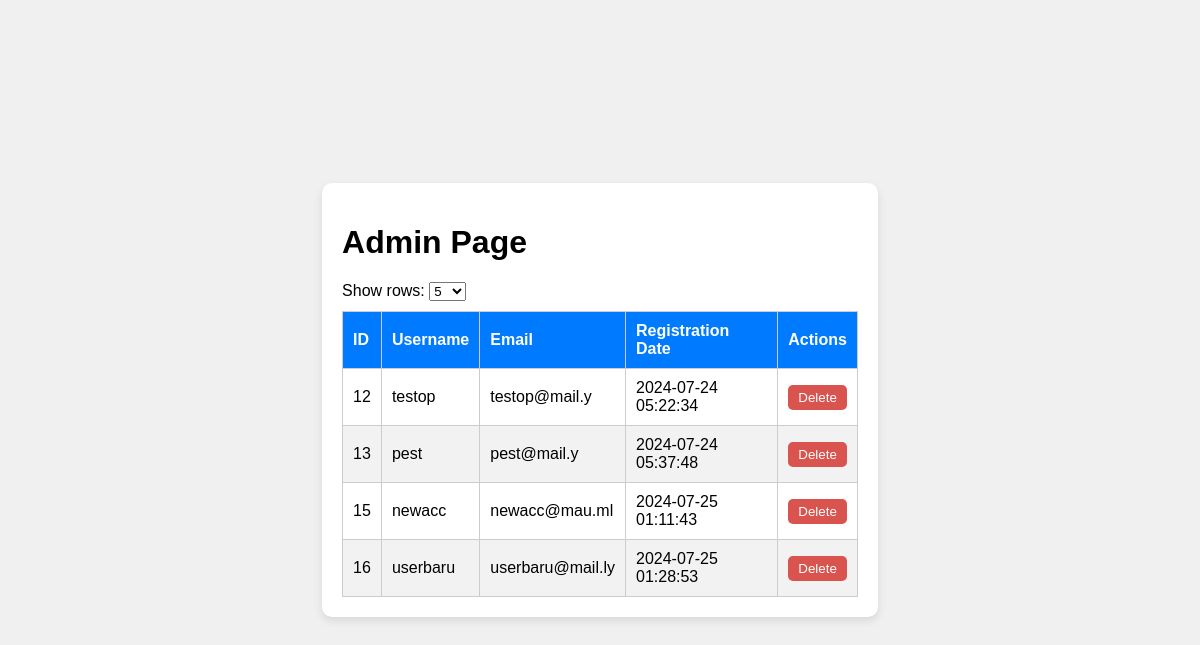
The page /nao/adminao/naoh.php (signed in) on the database its author committed.
### tables this page shows
CREATE TABLE `nao_user` (
  `id` int(11) NOT NULL AUTO_INCREMENT,
  `email` varchar(100) NOT NULL,
  `username` varchar(15) NOT NULL,
  `password` varchar(10) NOT NULL,
  `tgl_regis` datetime NOT NULL,
  PRIMARY KEY (`id`),
  UNIQUE KEY `email` (`email`),
  UNIQUE KEY `username` (`username`),
  UNIQUE KEY `password` (`password`)
);

### nao/adminao/naoh.php (the view, shortened to what this page needs)
<?php
$host = "localhost";
$user = "root";
$password = "admine123";
$dbname = "naohosting";
$conn = new mysqli($host, $user, $password, $dbname);
$sql = "SELECT id, username, email, tgl_regis FROM nao_user";
$result = $conn->query($sql);
$users = [];
while ($row = $result->fetch_assoc()) {
    $users[] = $row;
}
?>
<!DOCTYPE html>
<html lang="en">
<head>
</head>
<body>
    <div class="container">
        <h1>Admin Page</h1>
        <div class="filter">
            <label for="rows">Show rows: </label>
            <select id="rows" onchange="filterRows()">
                <option value="5">5</option>
            </select>
        </div>
        <table>
            <thead>
                <tr>
                    <th>ID</th>
                    <th>Username</th>
                    <th>Email</th>
                    <th>Registration Date</th>
                    <th class="actions">Actions</th>
                </tr>
            </thead>
            <tbody id="userTable">
                <?php foreach ($users as $user): ?>
                    <tr>
                        <td><?= htmlspecialchars($user['id']) ?></td>
                        <td><?= htmlspecialchars($user['username']) ?></td>
                        <td><?= htmlspecialchars($user['email']) ?></td>
                        <td><?= htmlspecialchars($user['tgl_regis']) ?></td>
                        <td class="actions">
                            <form action="" method="post" style="display:inline;">
                                <button type="submit" name="delete">Delete</button>
                            </form>
                        </td>
                    </tr>
                <?php endforeach; ?>
            </tbody>
        </table>
    </div>
</body>
</html>

### nao/adminao/naoh.php (style rules this page uses)
body, html { height: 100%; margin: 0; display: flex; justify-content: center; align-items: center; font-family: Arial, sans-serif; background-color: #f0f0f0; }
.container { width: 90%; max-width: 1200px; background-color: white; padding: 20px; border-radius: 10px; box-shadow: 0 4px 8px rgba(0, 0, 0, 0.1); }
table { width: 100%; border-collapse: collapse; }
th, td { padding: 10px; border: 1px solid #ccc; text-align: left; }
th { background-color: #007BFF; color: white; }
tr:nth-child(even) { background-color: #f2f2f2; }
.actions { text-align: center; }
button { padding: 5px 10px; border: none; border-radius: 5px; background-color: #d9534f; color: white; cursor: pointer; }
.filter { margin-bottom: 10px; }

### rows shown on the page
nao_user: id "12", username "testop", email "testop@mail.y", tgl_regis "2024-07-24 05:22:34"
nao_user: id "13", username "pest", email "pest@mail.y", tgl_regis "2024-07-24 05:37:48"
nao_user: id "15", username "newacc", email "newacc@mau.ml", tgl_regis "2024-07-25 01:11:43"
nao_user: id "16", username "userbaru", email "userbaru@mail.ly", tgl_regis "2024-07-25 01:28:53"
